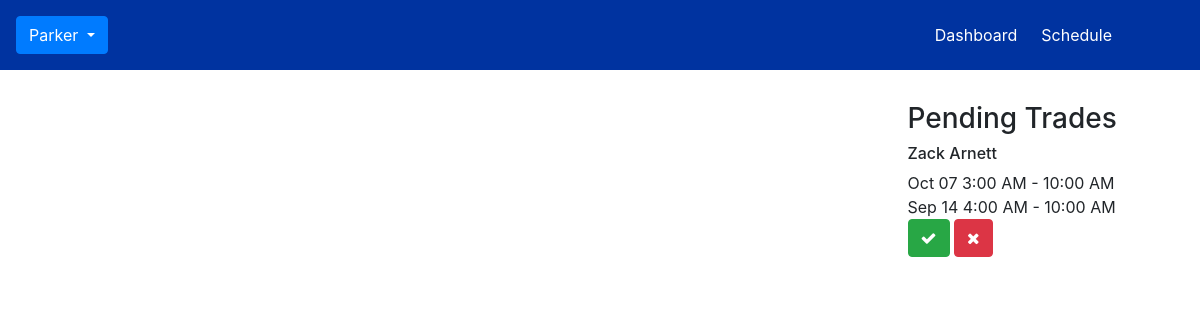
The app's page /home.php (signed in), older data.
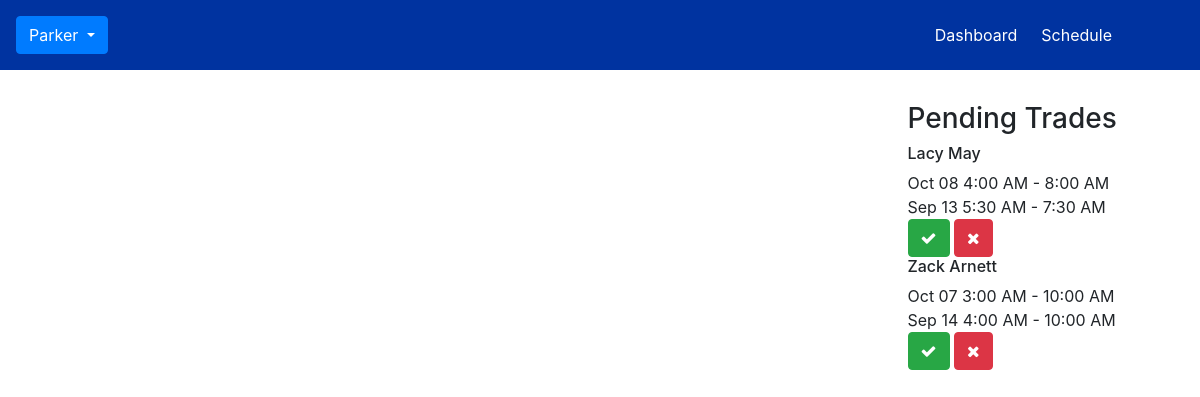
The same page, newer data.
### tables this page shows
CREATE TABLE TRADE_SHIFTS
(
  traded_by int NOT NULL,
  shift_traded_by int NOT NULL,
  traded_to int NOT NULL,
  shift_traded_to int NOT NULL,
  trade_status int NOT NULL,
  FOREIGN KEY (traded_by) REFERENCES EMPLOYEE(employee_id),
  FOREIGN KEY (shift_traded_by) REFERENCES SHIFT(shift_id),
  FOREIGN KEY (traded_to) REFERENCES EMPLOYEE(employee_id),
  FOREIGN KEY (shift_traded_to) REFERENCES SHIFT(shift_id)
);

CREATE TABLE EMPLOYEE
(
  employee_id int NOT NULL AUTO_INCREMENT,
  admin_tag int NOT NULL,
  first_name varchar(64) NOT NULL,
  last_name varchar(64) NOT NULL,
  email varchar(128) NOT NULL,
  phone_number varchar(16) NOT NULL,
  dob date NOT NULL,
  username varchar(64) NOT NULL,
  password varchar(64) NOT NULL,
  color varchar(16) NOT NULL,
  PRIMARY KEY (employee_id)
);

CREATE TABLE SHIFT
(
  shift_id int NOT NULL AUTO_INCREMENT,
  employee_id int NOT NULL,
  shift_date date NOT NULL,
  start_time time NOT NULL,
  end_time time NOT NULL,
  PRIMARY KEY (shift_id),
  FOREIGN KEY (employee_id) REFERENCES EMPLOYEE(employee_id)
);

### session.php (called while the page is built, shortened)
<?php
  if($_SESSION['logged_in']){
    $employee_id = $_SESSION['employee_id'];
    $first_name = $_SESSION['first_name'];
  }
  else {
    header("location: login.php");
  }
?>

### home.php (the view, shortened to what this page needs)
<!DOCTYPE html>
<html>
  <head>
    <?php include 'session.php'; ?>
    <?php include 'connection.php'; ?>
    <link rel="stylesheet" href="https://maxcdn.bootstrapcdn.com/bootstrap/4.0.0-beta/css/bootstrap.min.css">
    <link rel="stylesheet" href="fonts/font-awesome/css/font-awesome.min.css">
    <link rel="stylesheet" href="css/main.css">
    <div class="navbar scheduler-navbar">
      <div class="btn-group">
        <button type="button" class="btn btn-primary dropdown-toggle" data-toggle="dropdown" aria-haspopup="true" aria-expanded="false">
          <?php echo $first_name; ?>
        </button>
      </div>
      <ul class="nav navbar-nav">
        <li><a href="home.php">Dashboard</a></li>
        <li><a id="show-scheduler" href="scheduler.php">Schedule</a></li>
      </ul>
    </div>
  </head>
  <body>
    <?php
    function pretty_date($date) {
      switch(substr($date, 5, 2)) {
        case '09':
          echo 'Sep ' . substr($date, 8, 2);
          break;
        case '10':
          echo 'Oct ' . substr($date, 8, 2);
          break;
      }
    }
    ?>
    <div class="dashboard">
      <div class="container">
        <div class="row">
          <div class="col-md-3">
          </div>
          <div class="col-md-6">
          </div>
          <div class="col-md-3">
            <div class="notification">
              <h3>Pending Trades</h3>
              <div class="notification-data">
                <?php
                  $traded_shifts = $mysqli->query("SELECT * FROM TRADE_SHIFTS WHERE traded_to = $employee_id AND trade_status = 0");
                  while($current_row = $traded_shifts->fetch_assoc()){
                    $traded_by = $current_row['traded_by'];
                    $shift_traded_by = $current_row['shift_traded_by'];
                    $shift_traded_to = $current_row['shift_traded_to'];
                    $shift1 = $mysqli->query("SELECT * FROM SHIFT WHERE shift_id = $shift_traded_by");
                    $shift2 = $mysqli->query("SELECT * FROM SHIFT WHERE shift_id = $shift_traded_to");
                    $employee = $mysqli->query("SELECT * FROM EMPLOYEE WHERE employee_id = $traded_by");
                    $current_shift1 = $shift1->fetch_assoc();
                    $current_shift2 = $shift2->fetch_assoc();
                    $current_employee = $employee->fetch_assoc();
                    $shift_date1 = $current_shift1['shift_date'];
                    $start_time1 = $current_shift1['start_time'];
                    $end_time1 = $current_shift1['end_time'];
                    $shift_date2 = $current_shift2['shift_date'];
                    $start_time2 = $current_shift2['start_time'];
                    $end_time2 = $current_shift2['end_time'];
                    $f_name = $current_employee['first_name'];
                    $l_name = $current_employee['last_name']; ?>
                    <div class="pending-shift">
                      <h6><?php echo $f_name . ' ' . $l_name; ?></h6>
                      <?php echo pretty_date($shift_date1) . ' '; ?>
                      <?php if((int)date('H', strtotime($start_time1)) % 12 != 0) { echo (int)date('H', strtotime($start_time1)) % 12; } else { echo 12; } echo date(':i A', strtotime($start_time1)) ?>
                        - <?php if((int)date('H', strtotime($end_time1)) % 12 != 0) { echo (int)date('H', strtotime($end_time1)) % 12; } else { echo 12; } echo date(':i A', strtotime($end_time1)); ?>
                      <br>
                      <?php echo pretty_date($shift_date2) . ' '; ?>
                      <?php if((int)date('H', strtotime($start_time2)) % 12 != 0) { echo (int)date('H', strtotime($start_time2)) % 12; } else { echo 12; } echo date(':i A', strtotime($start_time2)) ?>
                        - <?php if((int)date('H', strtotime($end_time2)) % 12 != 0) { echo (int)date('H', strtotime($end_time2)) % 12; } else { echo 12; } echo date(':i A', strtotime($end_time2)); ?>
                      <br>
                      <a class="btn btn-success" href="#" data-toggle="modal" data-target="#DoubleCheck"><i class="fa fa-check" aria-hidden="true"></i></a>
                      <a class="btn btn-danger" href="#"><i class="fa fa-times" aria-hidden="true"></i></a>
                    </div>
                <?php } ?>
              </div>
            </div>
          </div>
        </div>
      </div>
    </div>
  </body>
</html>

### css/main.css (style rules this page uses)
.navbar { background-color: #0033A0; }
.scheduler-navbar.navbar { padding: 1rem; }
ul.navbar-nav li a { color: white; }
ul.navbar-nav { display: inline; margin-right: 5vw; }
ul.navbar-nav li { float: left; display: inline; padding: 0 1vw; }
.dashboard .container { padding: 2rem 0; }

Row changes from the older to the newer data that the page shows:
added trade_shifts: traded_by.first_name "Lacy", traded_by.last_name "May", shift_traded_by.shift_date "08", shift_traded_by.start_time "4", shift_traded_by.start_time ":00 AM", shift_traded_by.end_time "8", shift_traded_by.end_time ":00 AM", shift_traded_to.shift_date "13", shift_traded_to.start_time "5", shift_traded_to.start_time ":30 AM", shift_traded_to.end_time "7", shift_traded_to.end_time ":30 AM"
